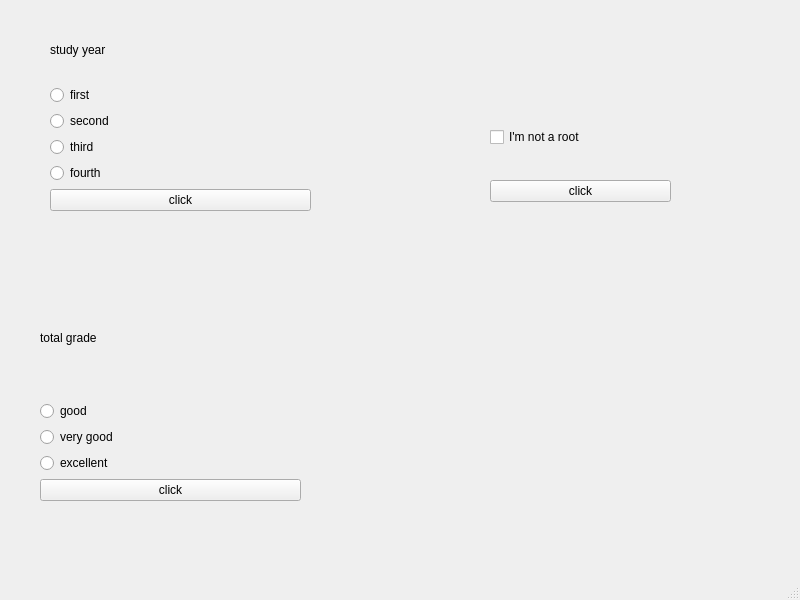
<?xml version="1.0" encoding="UTF-8"?>
<ui version="4.0">
 <class>MainWindow</class>
 <widget class="QMainWindow" name="MainWindow">
  <property name="geometry">
   <rect>
    <x>0</x>
    <y>0</y>
    <width>800</width>
    <height>600</height>
   </rect>
  </property>
  <property name="windowTitle">
   <string>MainWindow</string>
  </property>
  <widget class="QWidget" name="centralwidget">
   <widget class="QWidget" name="">
    <property name="geometry">
     <rect>
      <x>490</x>
      <y>100</y>
      <width>181</width>
      <height>131</height>
     </rect>
    </property>
    <layout class="QVBoxLayout" name="verticalLayout">
     <item>
      <widget class="QCheckBox" name="checkBox">
       <property name="text">
        <string>I'm not a root</string>
       </property>
      </widget>
     </item>
     <item>
      <widget class="QPushButton" name="pushButton">
       <property name="text">
        <string>click</string>
       </property>
      </widget>
     </item>
    </layout>
   </widget>
   <widget class="QWidget" name="">
    <property name="geometry">
     <rect>
      <x>40</x>
      <y>280</y>
      <width>261</width>
      <height>221</height>
     </rect>
    </property>
    <layout class="QVBoxLayout" name="verticalLayout_5">
     <item>
      <widget class="QLabel" name="label_2">
       <property name="text">
        <string>total grade</string>
       </property>
      </widget>
     </item>
     <item>
      <layout class="QVBoxLayout" name="verticalLayout_3">
       <item>
        <widget class="QRadioButton" name="radioButton_5">
         <property name="text">
          <string>good</string>
         </property>
        </widget>
       </item>
       <item>
        <widget class="QRadioButton" name="radioButton_6">
         <property name="text">
          <string>very good</string>
         </property>
        </widget>
       </item>
       <item>
        <widget class="QRadioButton" name="radioButton_7">
         <property name="text">
          <string>excellent</string>
         </property>
        </widget>
       </item>
       <item>
        <widget class="QPushButton" name="pushButton_3">
         <property name="text">
          <string>click</string>
         </property>
        </widget>
       </item>
      </layout>
     </item>
    </layout>
   </widget>
   <widget class="QWidget" name="">
    <property name="geometry">
     <rect>
      <x>50</x>
      <y>20</y>
      <width>261</width>
      <height>191</height>
     </rect>
    </property>
    <layout class="QVBoxLayout" name="verticalLayout_4">
     <item>
      <widget class="QLabel" name="label">
       <property name="text">
        <string>study year</string>
       </property>
      </widget>
     </item>
     <item>
      <layout class="QVBoxLayout" name="verticalLayout_2">
       <item>
        <widget class="QRadioButton" name="radioButton_1">
         <property name="text">
          <string>first</string>
         </property>
        </widget>
       </item>
       <item>
        <widget class="QRadioButton" name="radioButton_2">
         <property name="text">
          <string>second</string>
         </property>
        </widget>
       </item>
       <item>
        <widget class="QRadioButton" name="radioButton_3">
         <property name="text">
          <string>third</string>
         </property>
        </widget>
       </item>
       <item>
        <widget class="QRadioButton" name="radioButton_4">
         <property name="text">
          <string>fourth</string>
         </property>
        </widget>
       </item>
       <item>
        <widget class="QPushButton" name="pushButton_2">
         <property name="text">
          <string>click</string>
         </property>
        </widget>
       </item>
      </layout>
     </item>
    </layout>
   </widget>
  </widget>
  <widget class="QMenuBar" name="menubar">
   <property name="geometry">
    <rect>
     <x>0</x>
     <y>0</y>
     <width>800</width>
     <height>22</height>
    </rect>
   </property>
  </widget>
  <widget class="QStatusBar" name="statusbar"/>
 </widget>
 <resources/>
 <connections/>
</ui>
